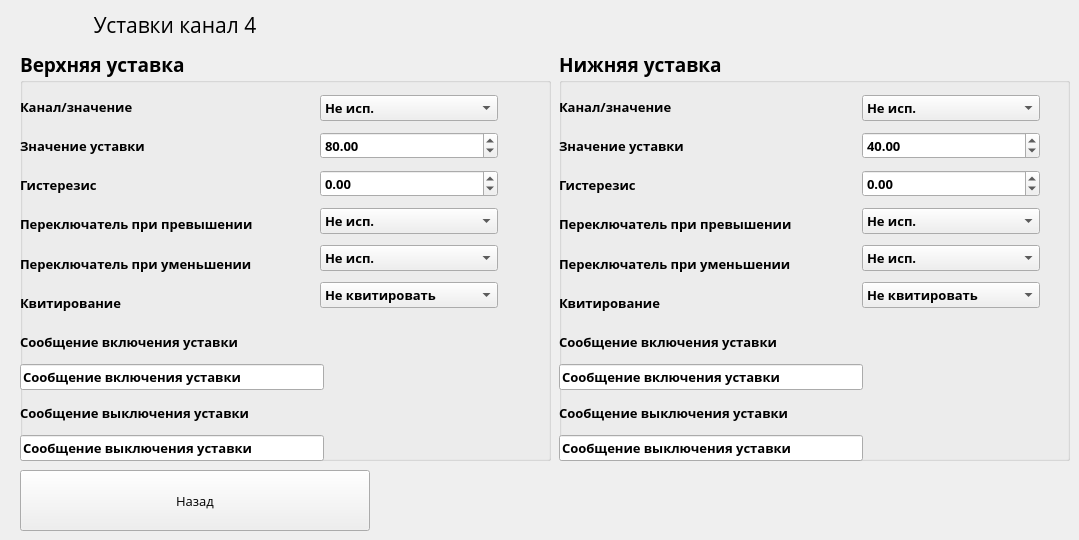
   <widget class="QWidget" name="page_5">
    <widget class="QPushButton" name="pushButton_50">
     <property name="geometry">
      <rect>
       <x>20</x>
       <y>470</y>
       <width>350</width>
       <height>61</height>
      </rect>
     </property>
     <property name="font">
      <font>
       <family>Open Sans</family>
       <pointsize>10</pointsize>
      </font>
     </property>
     <property name="text">
      <string>Назад</string>
     </property>
    </widget>
    <widget class="QGroupBox" name="groupBox_12">
     <property name="geometry">
      <rect>
       <x>20</x>
       <y>50</y>
       <width>531</width>
       <height>411</height>
      </rect>
     </property>
     <property name="font">
      <font>
       <family>Open Sans</family>
       <pointsize>14</pointsize>
       <weight>75</weight>
       <bold>true</bold>
      </font>
     </property>
     <property name="title">
      <string>Верхняя уставка</string>
     </property>
     <widget class="QWidget" name="layoutWidget_26">
      <property name="geometry">
       <rect>
        <x>0</x>
        <y>40</y>
        <width>304</width>
        <height>371</height>
       </rect>
      </property>
      <layout class="QVBoxLayout" name="verticalLayout_30">
       <item>
        <widget class="QLabel" name="label_146">
         <property name="font">
          <font>
           <family>Open Sans</family>
           <pointsize>10</pointsize>
           <weight>75</weight>
           <bold>true</bold>
          </font>
         </property>
         <property name="text">
          <string>Канал/значение</string>
         </property>
        </widget>
       </item>
       <item>
        <widget class="QLabel" name="label_147">
         <property name="font">
          <font>
           <family>Open Sans</family>
           <pointsize>10</pointsize>
           <weight>75</weight>
           <bold>true</bold>
          </font>
         </property>
         <property name="text">
          <string>Значение уставки</string>
         </property>
        </widget>
       </item>
       <item>
        <widget class="QLabel" name="label_148">
         <property name="font">
          <font>
           <family>Open Sans</family>
           <pointsize>10</pointsize>
           <weight>75</weight>
           <bold>true</bold>
          </font>
         </property>
         <property name="text">
          <string>Гистерезис</string>
         </property>
        </widget>
       </item>
       <item>
        <widget class="QLabel" name="label_149">
         <property name="font">
          <font>
           <family>Open Sans</family>
           <pointsize>10</pointsize>
           <weight>75</weight>
           <bold>true</bold>
          </font>
         </property>
         <property name="text">
          <string>Переключатель при превышении</string>
         </property>
        </widget>
       </item>
       <item>
        <widget class="QLabel" name="label_150">
         <property name="font">
          <font>
           <family>Open Sans</family>
           <pointsize>10</pointsize>
           <weight>75</weight>
           <bold>true</bold>
          </font>
         </property>
         <property name="text">
          <string>Переключатель при уменьшении</string>
         </property>
        </widget>
       </item>
       <item>
        <widget class="QLabel" name="label_151">
         <property name="font">
          <font>
           <family>Open Sans</family>
           <pointsize>10</pointsize>
           <weight>75</weight>
           <bold>true</bold>
          </font>
         </property>
         <property name="text">
          <string>Квитирование</string>
         </property>
        </widget>
       </item>
       <item>
        <widget class="QLabel" name="label_152">
         <property name="font">
          <font>
           <family>Open Sans</family>
           <pointsize>10</pointsize>
           <weight>75</weight>
           <bold>true</bold>
          </font>
         </property>
         <property name="text">
          <string>Сообщение включения уставки</string>
         </property>
        </widget>
       </item>
       <item>
        <widget class="QLineEdit" name="State1HighMessageChannel_4">
         <property name="font">
          <font>
           <family>Open Sans</family>
           <pointsize>10</pointsize>
           <weight>75</weight>
           <bold>true</bold>
          </font>
         </property>
         <property name="text">
          <string>Сообщение включения уставки</string>
         </property>
        </widget>
       </item>
       <item>
        <widget class="QLabel" name="label_153">
         <property name="font">
          <font>
           <family>Open Sans</family>
           <pointsize>10</pointsize>
           <weight>75</weight>
           <bold>true</bold>
          </font>
         </property>
         <property name="text">
          <string>Сообщение выключения уставки</string>
         </property>
        </widget>
       </item>
       <item>
        <widget class="QLineEdit" name="State1LowMessageChannel_4">
         <property name="font">
          <font>
           <family>Open Sans</family>
           <pointsize>10</pointsize>
           <weight>75</weight>
           <bold>true</bold>
          </font>
         </property>
         <property name="text">
          <string>Сообщение выключения уставки</string>
         </property>
        </widget>
       </item>
      </layout>
     </widget>
     <widget class="QWidget" name="layoutWidget_27">
      <property name="geometry">
       <rect>
        <x>300</x>
        <y>40</y>
        <width>178</width>
        <height>225</height>
       </rect>
      </property>
      <layout class="QVBoxLayout" name="verticalLayout_31">
       <item>
        <widget class="QComboBox" name="comboBox_8">
         <property name="font">
          <font>
           <pointsize>10</pointsize>
          </font>
         </property>
         <property name="currentIndex">
          <number>0</number>
         </property>
         <item>
          <property name="text">
           <string>Не исп.</string>
          </property>
         </item>
         <item>
          <property name="text">
           <string>Канал 1</string>
          </property>
         </item>
         <item>
          <property name="text">
           <string>Канал 2</string>
          </property>
         </item>
         <item>
          <property name="text">
           <string>Канал 3</string>
          </property>
         </item>
         <item>
          <property name="text">
           <string>Канал 4</string>
          </property>
         </item>
        </widget>
       </item>
       <item>
        <widget class="QDoubleSpinBox" name="State1ValueChannel_4">
         <property name="font">
          <font>
           <family>Open Sans</family>
           <pointsize>10</pointsize>
           <weight>75</weight>
           <bold>true</bold>
          </font>
         </property>
         <property name="minimum">
          <double>-300.000000000000000</double>
         </property>
         <property name="maximum">
          <double>3000.000000000000000</double>
         </property>
         <property name="value">
          <double>80.000000000000000</double>
         </property>
        </widget>
       </item>
       <item>
        <widget class="QDoubleSpinBox" name="State1HisteresisChannel_4">
         <property name="font">
          <font>
           <family>Open Sans</family>
           <pointsize>10</pointsize>
           <weight>75</weight>
           <bold>true</bold>
          </font>
         </property>
         <property name="minimum">
          <double>-300.000000000000000</double>
         </property>
         <property name="maximum">
          <double>3000.000000000000000</double>
         </property>
         <property name="value">
          <double>0.000000000000000</double>
         </property>
        </widget>
       </item>
       <item>
        <widget class="QComboBox" name="State1_actionHigh_Channel_4">
         <property name="enabled">
          <bool>true</bool>
         </property>
         <property name="font">
          <font>
           <family>Open Sans</family>
           <pointsize>10</pointsize>
           <weight>75</weight>
           <bold>true</bold>
          </font>
         </property>
         <property name="currentIndex">
          <number>0</number>
         </property>
         <item>
          <property name="text">
           <string>Не исп.</string>
          </property>
         </item>
         <item>
          <property name="text">
           <string>Реле 1</string>
          </property>
         </item>
         <item>
          <property name="text">
           <string>Реле 2</string>
          </property>
         </item>
         <item>
          <property name="text">
           <string>Реле 3</string>
          </property>
         </item>
         <item>
          <property name="text">
           <string>Реле 4</string>
          </property>
         </item>
         <item>
          <property name="text">
           <string>Реле 5</string>
          </property>
         </item>
         <item>
          <property name="text">
           <string>Реле 6</string>
          </property>
         </item>
         <item>
          <property name="text">
           <string>Реле 7</string>
          </property>
         </item>
         <item>
          <property name="text">
           <string>Реле 8</string>
          </property>
         </item>
        </widget>
       </item>
       <item>
        <widget class="QComboBox" name="State1_actionLow_Channel_4">
         <property name="enabled">
          <bool>true</bool>
         </property>
         <property name="font">
          <font>
           <family>Open Sans</family>
           <pointsize>10</pointsize>
           <weight>75</weight>
           <bold>true</bold>
          </font>
         </property>
         <item>
          <property name="text">
           <string>Не исп.</string>
          </property>
         </item>
         <item>
          <property name="text">
           <string>Реле 1</string>
          </property>
         </item>
         <item>
          <property name="text">
           <string>Реле 2</string>
          </property>
         </item>
         <item>
          <property name="text">
           <string>Реле 3</string>
          </property>
         </item>
         <item>
          <property name="text">
           <string>Реле 4</string>
          </property>
         </item>
         <item>
          <property name="text">
           <string>Реле 5</string>
          </property>
         </item>
         <item>
          <property name="text">
           <string>Реле 6</string>
          </property>
         </item>
         <item>
          <property name="text">
           <string>Реле 7</string>
          </property>
         </item>
         <item>
          <property name="text">
           <string>Реле 8</string>
          </property>
         </item>
        </widget>
       </item>
       <item>
        <widget class="QComboBox" name="State1_Kvitir_Channel_4">
         <property name="enabled">
          <bool>true</bool>
         </property>
         <property name="font">
          <font>
           <family>Open Sans</family>
           <pointsize>10</pointsize>
           <weight>75</weight>
           <bold>true</bold>
          </font>
         </property>
         <item>
          <property name="text">
           <string>Не квитировать</string>
          </property>
         </item>
         <item>
          <property name="text">
           <string>Квитировать</string>
          </property>
         </item>
        </widget>
       </item>
      </layout>
     </widget>
    </widget>
    <widget class="QGroupBox" name="groupBox_18">
     <property name="geometry">
      <rect>
       <x>559</x>
       <y>50</y>
       <width>511</width>
       <height>411</height>
      </rect>
     </property>
     <property name="font">
      <font>
       <family>Open Sans</family>
       <pointsize>14</pointsize>
       <weight>75</weight>
       <bold>true</bold>
      </font>
     </property>
     <property name="title">
      <string>Нижняя уставка</string>
     </property>
     <widget class="QWidget" name="layoutWidget_24">
      <property name="geometry">
       <rect>
        <x>0</x>
        <y>40</y>
        <width>304</width>
        <height>371</height>
       </rect>
      </property>
      <layout class="QVBoxLayout" name="verticalLayout_28">
       <item>
        <widget class="QLabel" name="label_104">
         <property name="font">
          <font>
           <family>Open Sans</family>
           <pointsize>10</pointsize>
           <weight>75</weight>
           <bold>true</bold>
          </font>
         </property>
         <property name="text">
          <string>Канал/значение</string>
         </property>
        </widget>
       </item>
       <item>
        <widget class="QLabel" name="label_139">
         <property name="font">
          <font>
           <family>Open Sans</family>
           <pointsize>10</pointsize>
           <weight>75</weight>
           <bold>true</bold>
          </font>
         </property>
         <property name="text">
          <string>Значение уставки</string>
         </property>
        </widget>
       </item>
       <item>
        <widget class="QLabel" name="label_140">
         <property name="font">
          <font>
           <family>Open Sans</family>
           <pointsize>10</pointsize>
           <weight>75</weight>
           <bold>true</bold>
          </font>
         </property>
         <property name="text">
          <string>Гистерезис</string>
         </property>
        </widget>
       </item>
       <item>
        <widget class="QLabel" name="label_141">
         <property name="font">
          <font>
           <family>Open Sans</family>
           <pointsize>10</pointsize>
           <weight>75</weight>
           <bold>true</bold>
          </font>
         </property>
         <property name="text">
          <string>Переключатель при превышении</string>
         </property>
        </widget>
       </item>
       <item>
        <widget class="QLabel" name="label_142">
         <property name="font">
          <font>
           <family>Open Sans</family>
           <pointsize>10</pointsize>
           <weight>75</weight>
           <bold>true</bold>
          </font>
         </property>
         <property name="text">
          <string>Переключатель при уменьшении</string>
         </property>
        </widget>
       </item>
       <item>
        <widget class="QLabel" name="label_143">
         <property name="font">
          <font>
           <family>Open Sans</family>
           <pointsize>10</pointsize>
           <weight>75</weight>
           <bold>true</bold>
          </font>
         </property>
         <property name="text">
          <string>Квитирование</string>
         </property>
        </widget>
       </item>
       <item>
        <widget class="QLabel" name="label_145">
         <property name="font">
          <font>
           <family>Open Sans</family>
           <pointsize>10</pointsize>
           <weight>75</weight>
           <bold>true</bold>
          </font>
         </property>
         <property name="text">
          <string>Сообщение включения уставки</string>
         </property>
        </widget>
       </item>
       <item>
        <widget class="QLineEdit" name="State2LowMessageChannel_4">
         <property name="font">
          <font>
           <family>Open Sans</family>
           <pointsize>10</pointsize>
           <weight>75</weight>
           <bold>true</bold>
          </font>
         </property>
         <property name="text">
          <string>Сообщение включения уставки</string>
         </property>
        </widget>
       </item>
       <item>
        <widget class="QLabel" name="label_144">
         <property name="font">
          <font>
           <family>Open Sans</family>
           <pointsize>10</pointsize>
           <weight>75</weight>
           <bold>true</bold>
          </font>
         </property>
         <property name="text">
          <string>Сообщение выключения уставки</string>
         </property>
        </widget>
       </item>
       <item>
        <widget class="QLineEdit" name="State2HighMessageChannel_4">
         <property name="font">
          <font>
           <family>Open Sans</family>
           <pointsize>10</pointsize>
           <weight>75</weight>
           <bold>true</bold>
          </font>
         </property>
         <property name="text">
          <string>Сообщение выключения уставки</string>
         </property>
        </widget>
       </item>
      </layout>
     </widget>
     <widget class="QWidget" name="layoutWidget_25">
      <property name="geometry">
       <rect>
        <x>303</x>
        <y>40</y>
        <width>178</width>
        <height>225</height>
       </rect>
      </property>
      <layout class="QVBoxLayout" name="verticalLayout_29">
       <item>
        <widget class="QComboBox" name="comboBox_7">
         <property name="font">
          <font>
           <pointsize>10</pointsize>
          </font>
         </property>
         <property name="currentIndex">
          <number>0</number>
         </property>
         <item>
          <property name="text">
           <string>Не исп.</string>
          </property>
         </item>
         <item>
          <property name="text">
           <string>Канал 1</string>
          </property>
         </item>
         <item>
          <property name="text">
           <string>Канал 2</string>
          </property>
         </item>
         <item>
          <property name="text">
           <string>Канал 3</string>
          </property>
         </item>
         <item>
          <property name="text">
           <string>Канал 4</string>
          </property>
         </item>
        </widget>
       </item>
       <item>
        <widget class="QDoubleSpinBox" name="State2ValueChannel_4">
         <property name="font">
          <font>
           <family>Open Sans</family>
           <pointsize>10</pointsize>
           <weight>75</weight>
           <bold>true</bold>
          </font>
         </property>
         <property name="minimum">
          <double>-300.000000000000000</double>
         </property>
         <property name="maximum">
          <double>3000.000000000000000</double>
         </property>
         <property name="value">
          <double>40.000000000000000</double>
         </property>
        </widget>
       </item>
       <item>
        <widget class="QDoubleSpinBox" name="State2HisteresisChannel_4">
         <property name="font">
          <font>
           <family>Open Sans</family>
           <pointsize>10</pointsize>
           <weight>75</weight>
           <bold>true</bold>
          </font>
         </property>
         <property name="minimum">
          <double>-300.000000000000000</double>
         </property>
         <property name="maximum">
          <double>3000.000000000000000</double>
         </property>
         <property name="value">
          <double>0.000000000000000</double>
         </property>
        </widget>
       </item>
       <item>
        <widget class="QComboBox" name="State2_actionHigh_Channel_4">
         <property name="enabled">
          <bool>true</bool>
         </property>
         <property name="font">
          <font>
           <family>Open Sans</family>
           <pointsize>10</pointsize>
           <weight>75</weight>
           <bold>true</bold>
          </font>
         </property>
         <property name="currentIndex">
          <number>0</number>
         </property>
         <item>
          <property name="text">
           <string>Не исп.</string>
          </property>
         </item>
         <item>
          <property name="text">
           <string>Реле 1</string>
          </property>
         </item>
         <item>
          <property name="text">
           <string>Реле 2</string>
          </property>
         </item>
         <item>
          <property name="text">
           <string>Реле 3</string>
          </property>
         </item>
         <item>
          <property name="text">
           <string>Реле 4</string>
          </property>
         </item>
         <item>
          <property name="text">
           <string>Реле 5</string>
          </property>
         </item>
         <item>
          <property name="text">
           <string>Реле 6</string>
          </property>
         </item>
         <item>
          <property name="text">
           <string>Реле 7</string>
          </property>
         </item>
         <item>
          <property name="text">
           <string>Реле 8</string>
          </property>
         </item>
        </widget>
       </item>
       <item>
        <widget class="QComboBox" name="State2_actionLow_Channel_4">
         <property name="enabled">
          <bool>true</bool>
         </property>
         <property name="font">
          <font>
           <family>Open Sans</family>
           <pointsize>10</pointsize>
           <weight>75</weight>
           <bold>true</bold>
          </font>
         </property>
         <item>
          <property name="text">
           <string>Не исп.</string>
          </property>
         </item>
         <item>
          <property name="text">
           <string>Реле 1</string>
          </property>
         </item>
         <item>
          <property name="text">
           <string>Реле 2</string>
          </property>
         </item>
         <item>
          <property name="text">
           <string>Реле 3</string>
          </property>
         </item>
         <item>
          <property name="text">
           <string>Реле 4</string>
          </property>
         </item>
         <item>
          <property name="text">
           <string>Реле 5</string>
          </property>
         </item>
         <item>
          <property name="text">
           <string>Реле 6</string>
          </property>
         </item>
         <item>
          <property name="text">
           <string>Реле 7</string>
          </property>
         </item>
         <item>
          <property name="text">
           <string>Реле 8</string>
          </property>
         </item>
        </widget>
       </item>
       <item>
        <widget class="QComboBox" name="State2_Kvitir_Channel_4">
         <property name="enabled">
          <bool>true</bool>
         </property>
         <property name="font">
          <font>
           <family>Open Sans</family>
           <pointsize>10</pointsize>
           <weight>75</weight>
           <bold>true</bold>
          </font>
         </property>
         <item>
          <property name="text">
           <string>Не квитировать</string>
          </property>
         </item>
         <item>
          <property name="text">
           <string>Квитировать</string>
          </property>
         </item>
        </widget>
       </item>
      </layout>
     </widget>
    </widget>
    <widget class="QLabel" name="label_154">
     <property name="geometry">
      <rect>
       <x>0</x>
       <y>0</y>
       <width>350</width>
       <height>50</height>
      </rect>
     </property>
     <property name="font">
      <font>
       <family>Open Sans</family>
       <pointsize>16</pointsize>
      </font>
     </property>
     <property name="text">
      <string>Уставки канал 4</string>
     </property>
     <property name="alignment">
      <set>Qt::AlignCenter</set>
     </property>
    </widget>
   </widget>
